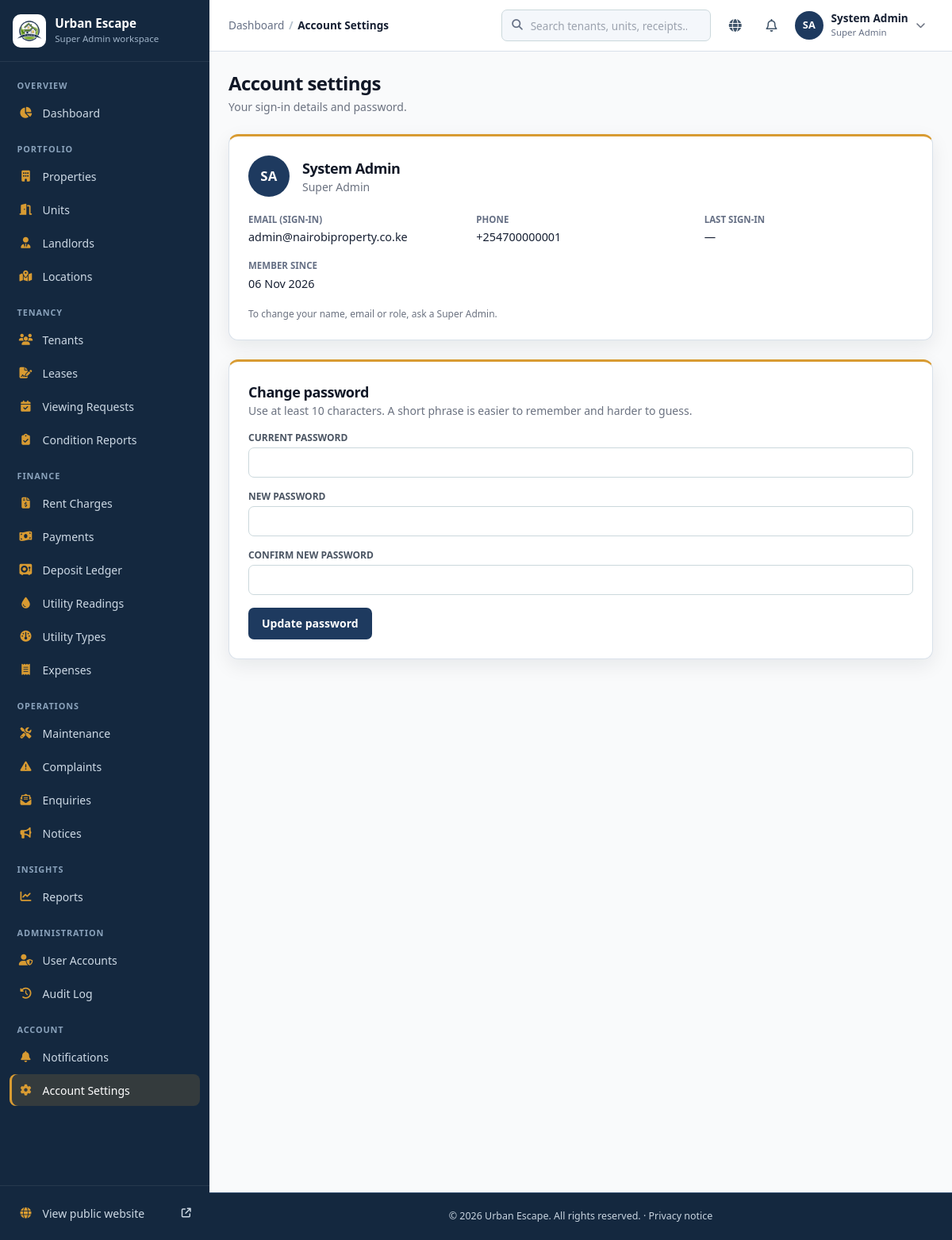
/account/settings.php (signed in), run on the app's committed database.
### tables this page shows
CREATE TABLE IF NOT EXISTS users (
    id INT AUTO_INCREMENT PRIMARY KEY,
    role_id INT NOT NULL,
    full_name VARCHAR(100) NOT NULL,
    email VARCHAR(150) NOT NULL UNIQUE,
    phone VARCHAR(20) NOT NULL,
    password_hash VARCHAR(255) NOT NULL,
    status ENUM('Active', 'Inactive', 'Suspended') DEFAULT 'Active',
    last_login TIMESTAMP NULL,
    created_at TIMESTAMP DEFAULT CURRENT_TIMESTAMP,
    updated_at TIMESTAMP DEFAULT CURRENT_TIMESTAMP ON UPDATE CURRENT_TIMESTAMP,
    FOREIGN KEY (role_id) REFERENCES roles(id) ON DELETE RESTRICT
);

CREATE TABLE IF NOT EXISTS roles (
    id INT AUTO_INCREMENT PRIMARY KEY,
    name VARCHAR(50) NOT NULL UNIQUE,
    description VARCHAR(255),
    created_at TIMESTAMP DEFAULT CURRENT_TIMESTAMP
);

### config/auth.php (called while the page is built, shortened)
<?php
function isLoggedIn() {
    return isset($_SESSION['user_id']) && !empty($_SESSION['user_id']);
}
function getCurrentUser() {
    return [
        'id' => $_SESSION['user_id'] ?? null,
        'role_id' => $_SESSION['role_id'] ?? null,
        'role_name' => $_SESSION['role_name'] ?? null,
        'full_name' => $_SESSION['full_name'] ?? '',
        'email' => $_SESSION['email'] ?? ''
    ];
}
function dashboardPathForRole($role_name) {
    if (in_array($role_name, ['Super Admin', 'Property Manager', 'Accountant'], true)) return 'admin/dashboard.php';
    return 'public/index.php?error=role_portal_unavailable';
}

### includes/functions.php (called while the page is built, shortened)
<?php
function e($string) {
    return htmlspecialchars($string ?? '', ENT_QUOTES, 'UTF-8');
}
function format_date($date) {
    $timestamp = strtotime((string)$date);
    return $timestamp ? date('d M Y', $timestamp) : (string)$date;
}

### config/modules.php (called while the page is built, shortened)
<?php
require_once __DIR__ . '/auth.php';
function app_modules(): array {
    static $modules = null;
    if ($modules !== null) return $modules;
    $managers = ['Super Admin', 'Property Manager'];
    $finance = ['Super Admin', 'Property Manager', 'Accountant'];
    $landlord = ['Landlord'];
    $caretaker = ['Caretaker'];
    $module = fn(string $group, string $label, string $icon, string $path, array $roles, string $portal = 'staff') => [
        'group' => $group, 'label' => $label, 'icon' => $icon, 'path' => $path, 'roles' => $roles, 'portal' => $portal,
    ];
}
function user_can_access_module(string $key): bool {
    $user = getCurrentUser();
    $modules = app_modules();
    return (int)$user['role_id'] === 1 || in_array($user['role_name'], $modules[$key]['roles'], true);
}
function portal_modules(string $portal): array {
    return array_filter(app_modules(), fn($module, $key) => $module['portal'] === $portal && user_can_access_module($key), ARRAY_FILTER_USE_BOTH);
}

### includes/shell.php (called while the page is built, shortened)
<?php
require_once __DIR__ . '/../config/modules.php';
require_once __DIR__ . '/functions.php';
function shell_notifications(int $userId): array {
    static $cache = [];
    if (!isset($cache[$userId])) {
        $db = db();
        $count = $db->prepare('SELECT COUNT(*) FROM notifications WHERE user_id = ? AND is_read = 0');
        $count->execute([$userId]);
        $latest = $db->prepare('SELECT id, title, message, is_read, created_at FROM notifications WHERE user_id = ? ORDER BY created_at DESC, id DESC LIMIT 6');
        $latest->execute([$userId]);
        $cache[$userId] = ['unread' => (int)$count->fetchColumn(), 'latest' => $latest->fetchAll()];
    }
    return $cache[$userId];
}
function current_module_key(): ?string {
    $script = str_replace('\\', '/', $_SERVER['SCRIPT_NAME'] ?? '');
    return null;
}
function shell_breadcrumbs(string $dashboardUrl, ?string $pageTitle): array {
    $script = str_replace('\\', '/', $_SERVER['SCRIPT_NAME'] ?? '');
    $crumbs = [['Dashboard', $dashboardUrl]];
    $key = current_module_key();
    $crumbs[] = [$pageTitle ?? 'Page', null];
    return $crumbs;
}
function user_initials(string $name): string {
    $words = preg_split('/\s+/', trim($name)) ?: [];
    $initials = '';
    foreach (array_slice($words, 0, 2) as $word) $initials .= mb_strtoupper(mb_substr($word, 0, 1));
    return $initials !== '' ? $initials : '?';
}

### account/settings.php (the view, shortened to what this page needs)
<?php
require_once __DIR__ . '/../config/auth.php';
require_once __DIR__ . '/../includes/functions.php';
require_once __DIR__ . '/../includes/shell.php';
$db = db();
$user = getCurrentUser();
$account = $db->prepare('SELECT u.full_name, u.email, u.phone, u.last_login, u.created_at, r.name AS role_name FROM users u JOIN roles r ON r.id = u.role_id WHERE u.id = ?');
$account->execute([$user['id']]);
$account = $account->fetch();
$page_title = 'Account Settings';
include __DIR__ . '/../includes/layout_top.php';
?>
<div>
    <h1 class="text-2xl font-bold text-gray-900">Account settings</h1>
    <p class="text-sm text-gray-500 mt-1">Your sign-in details and password.</p>
</div>
<div class="grid grid-cols-1 xl:grid-cols-2 gap-6 items-start max-w-5xl">
    <section class="bg-white p-6 rounded-xl border border-gray-100 shadow-sm" aria-labelledby="account-heading">
        <div class="flex items-center gap-4 mb-5">
            <span class="avatar avatar-lg" aria-hidden="true"><?php echo e(user_initials($account['full_name'])); ?></span>
            <div><h2 id="account-heading" class="font-bold text-gray-900 text-lg"><?php echo e($account['full_name']); ?></h2><p class="text-sm text-gray-500"><?php echo e($account['role_name']); ?></p></div>
        </div>
        <dl class="receipt-details my-0">
            <div><dt>Email (sign-in)</dt><dd><?php echo e($account['email']); ?></dd></div>
            <div><dt>Phone</dt><dd><?php echo e($account['phone']); ?></dd></div>
            <div><dt>Last sign-in</dt><dd><?php echo e($account['last_login'] ? date('d M Y, H:i', strtotime($account['last_login'])) : '—'); ?></dd></div>
            <div><dt>Member since</dt><dd><?php echo e(format_date($account['created_at'])); ?></dd></div>
        </dl>
        <p class="text-xs text-gray-500 mt-5"><?php echo $account['role_name'] === 'Tenant' ? 'Update your phone and emergency contact on <a class="text-primary font-semibold" href="' . BASE_URL . '/tenant/profile.php">My profile</a>.' : 'To change your name, email or role, ask a Super Admin.'; ?></p>
    </section>
    <section class="bg-white p-6 rounded-xl border border-gray-100 shadow-sm" aria-labelledby="password-heading">
        <h2 id="password-heading" class="font-bold text-gray-900 text-lg">Change password</h2>
        <p class="text-sm text-gray-500 mb-4">Use at least 10 characters. A short phrase is easier to remember and harder to guess.</p>
        <form method="post" class="space-y-4">
            <div><label for="current_password" class="block text-xs font-semibold text-gray-600 uppercase mb-1">Current password</label>
                <input id="current_password" type="password" name="current_password" required autocomplete="current-password" class="w-full px-3 py-2 border border-gray-300 rounded-lg text-sm"></div>
            <div><label for="new_password" class="block text-xs font-semibold text-gray-600 uppercase mb-1">New password</label>
                <input id="new_password" type="password" name="new_password" required minlength="10" autocomplete="new-password" class="w-full px-3 py-2 border border-gray-300 rounded-lg text-sm"></div>
            <div><label for="confirm_password" class="block text-xs font-semibold text-gray-600 uppercase mb-1">Confirm new password</label>
                <input id="confirm_password" type="password" name="confirm_password" required minlength="10" autocomplete="new-password" class="w-full px-3 py-2 border border-gray-300 rounded-lg text-sm"></div>
            <button type="submit" class="btn btn-primary">Update password</button>
        </form>
    </section>
</div>
<?php include __DIR__ . '/../includes/layout_bottom.php'; ?>

### includes/sidebar.php (shortened to what this page needs)
<?php
require_once __DIR__ . '/shell.php';
$currentUser = getCurrentUser();
$role = $currentUser['role_name'] ?? 'Guest';
$dashboardPath = dashboardPathForRole($role);
if (!function_exists('sidebarLink')) {
    function sidebarLink($path, $icon, $label, $badge = 0) {
        $url = BASE_URL . '/' . ltrim($path, '/');
        $target = '/' . ltrim(strtok($path, '?#'), '/');
        $script = str_replace('\\', '/', $_SERVER['SCRIPT_NAME'] ?? '');
        $active = $target !== '/' && substr($script, -strlen($target)) === $target && strpos($path, '#') === false;
        echo '<a href="' . e($url) . '" class="sidebar-link"' . ($active ? ' aria-current="page"' : '') . '>';
        echo '<i class="fa-solid ' . e($icon) . '" aria-hidden="true"></i><span>' . e($label) . '</span>';
        echo '</a>';
    }
    function sidebarHeading($label) {
        echo '<p class="sidebar-heading">' . e($label) . '</p>';
    }
    function sidebarModules(string $portal, array $badges = []) {
        $lastGroup = '';
        foreach (portal_modules($portal) as $key => $module) {
            if ($module['group'] !== $lastGroup) { sidebarHeading($module['group']); $lastGroup = $module['group']; }
        }
    }
}
$unreadNotices = $currentUser ? shell_notifications((int)$currentUser['id'])['unread'] : 0;
?>
<aside id="sidebar" class="app-sidebar" aria-label="Sidebar">
    <div class="sidebar-brand">
        <a href="<?php echo e(BASE_URL . '/' . $dashboardPath); ?>">
            <img src="<?php echo BASE_URL; ?>/assets/houselogo.avif" alt="">
            <span><strong><?php echo e(APP_NAME); ?></strong><small><?php echo e($role); ?> workspace</small></span>
        </a>
    </div>
    <nav class="sidebar-nav" aria-label="<?php echo e($role); ?> navigation">
        <?php if ($currentUser) { sidebarHeading('Overview'); sidebarLink($dashboardPath, 'fa-chart-pie', 'Dashboard'); } ?>
        <?php if (in_array($role, STAFF_ROLES, true)): ?>
            <?php sidebarModules('staff', shell_module_badges()); ?>
        <?php elseif ($role === 'Landlord'): ?>
            <?php sidebarModules('landlord'); ?>
        <?php elseif ($role === 'Caretaker'): ?>
            <?php sidebarHeading('Work'); sidebarLink('caretaker/dashboard.php#assigned-requests', 'fa-screwdriver-wrench', 'Assigned Requests'); ?>
            <?php sidebarModules('caretaker'); ?>
        <?php endif; ?>
        <?php if ($currentUser): ?>
            <?php sidebarLink('account/settings.php', 'fa-gear', 'Account Settings'); ?>
        <?php endif; ?>
    </nav>
    <div class="sidebar-footer">
        <a class="sidebar-link" href="<?php echo BASE_URL; ?>/" target="_blank" rel="noopener"><i class="fa-solid fa-globe" aria-hidden="true"></i><span>View public website</span><i class="fa-solid fa-arrow-up-right-from-square ml-auto text-xs" aria-hidden="true"></i><span class="sr-only">(opens in a new tab)</span></a>
    </div>
</aside>

### includes/navbar.php (shortened to what this page needs)
<?php
require_once __DIR__ . '/../config/auth.php';
require_once __DIR__ . '/functions.php';
$currentUser = getCurrentUser();
$isPublicPage = strpos($_SERVER['SCRIPT_NAME'] ?? '', '/public/') !== false || basename($_SERVER['SCRIPT_NAME'] ?? '') === 'index.php';
$role = $currentUser['role_name'] ?? '';
$dashboardUrl = $currentUser ? BASE_URL . '/' . dashboardPathForRole($role) : '';
?>
<?php if ($isPublicPage): ?>
<header class="public-header">
  <div class="site-container public-header-inner">
    <a class="brand" href="<?php echo BASE_URL; ?>/" aria-label="<?php echo e(APP_NAME); ?> home"><img class="brand-logo" src="<?php echo BASE_URL; ?>/assets/houselogo.avif" alt=""><span><?php echo e(APP_NAME); ?></span></a>
    <button type="button" class="mobile-menu-toggle" aria-controls="public-navigation" aria-expanded="false" aria-label="Open navigation"><span></span><span></span><span></span></button>
    <nav id="public-navigation" class="public-navigation" aria-label="Main navigation">
      <a href="<?php echo BASE_URL; ?>/" <?php echo basename($_SERVER['SCRIPT_NAME'] ?? '') === 'index.php' ? 'aria-current="page"' : ''; ?>>Home</a>
      <a href="<?php echo BASE_URL; ?>/public/properties.php">Properties</a>
      <a href="<?php echo BASE_URL; ?>/#services">Services</a>
      <a href="<?php echo BASE_URL; ?>/#about">About</a>
      <a href="<?php echo BASE_URL; ?>/public/contact.php">Contact</a>
      <span class="public-nav-actions">
        <?php if ($currentUser): ?>
          <?php if ($dashboardUrl !== ''): ?><a class="nav-login" href="<?php echo $dashboardUrl; ?>">My dashboard</a><?php endif; ?>
          <form method="post" action="<?php echo BASE_URL; ?>/api/logout.php"><?php echo csrf_field(); ?><button class="nav-cta" type="submit">Log out</button></form>
        <?php else: ?>
           <a class="nav-login" href="<?php echo BASE_URL; ?>/public/register.php">Register</a>
          <a class="nav-login" href="<?php echo BASE_URL; ?>/public/login.php">Log in</a>
          <a class="nav-cta" href="<?php echo BASE_URL; ?>/public/properties.php">Find a home</a>
        <?php endif; ?>
      </span>
    </nav>
  </div>
</header>
<?php else:
    require_once __DIR__ . '/shell.php';
    $isStaff = in_array($role, STAFF_ROLES, true);
    $crumbs = shell_breadcrumbs($dashboardUrl, $page_title ?? null);
    $bell = $currentUser ? shell_notifications((int)$currentUser['id']) : ['unread' => 0, 'latest' => []];
?>
<header class="app-topbar">
  <div class="app-topbar-inner">
    <nav class="topbar-breadcrumb hidden sm:block" aria-label="Breadcrumb"><ol>
      <?php foreach ($crumbs as $index => [$label, $url]): $isLast = $index === count($crumbs) - 1; ?>
        <li<?php echo $isLast ? ' aria-current="page"' : ''; ?>><?php if ($url && !$isLast): ?><a href="<?php echo e($url); ?>"><?php echo e($label); ?></a><?php else: ?><?php echo e($label); ?><?php endif; ?></li>
      <?php endforeach; ?>
    </ol></nav>
    <div class="topbar-actions">
      <?php if ($isStaff): ?>
        <form class="topbar-search hidden md:flex" action="<?php echo BASE_URL; ?>/admin/search.php" method="get" role="search">
          <input id="topbar-search-input" type="search" name="q" placeholder="Search tenants, units, receipts…" value="<?php echo e(is_string($_GET['q'] ?? null) && strpos($_SERVER['SCRIPT_NAME'] ?? '', '/admin/search.php') !== false ? $_GET['q'] : ''); ?>">
        </form>
      <?php endif; ?>
      <a class="topbar-icon hidden sm:inline-flex" href="<?php echo BASE_URL; ?>/" target="_blank" rel="noopener" title="View public website" aria-label="View public website (opens in a new tab)"><i class="fa-solid fa-globe" aria-hidden="true"></i></a>
      <details class="topbar-menu">
        <summary class="topbar-icon" aria-label="Notifications<?php echo $bell['unread'] ? ', ' . $bell['unread'] . ' unread' : ''; ?>">
          <i class="fa-regular fa-bell" aria-hidden="true"></i>
        </summary>
      </details>
      <details class="topbar-menu">
        <summary class="topbar-user" aria-label="Account menu for <?php echo e($currentUser['full_name'] ?? ''); ?>">
          <span class="avatar" aria-hidden="true"><?php echo e(user_initials($currentUser['full_name'] ?? '')); ?></span>
          <span class="topbar-user-text hidden md:block"><strong><?php echo e($currentUser['full_name'] ?? ''); ?></strong><small><?php echo e($role); ?></small></span>
          <i class="fa-solid fa-chevron-down text-xs text-gray-500 hidden md:inline" aria-hidden="true"></i>
        </summary>
      </details>
    </div>
  </div>
</header>
<?php endif; ?>

### data on the page
users: role.name "Super Admin", full_name "SA", full_name "System Admin", email "admin@nairobiproperty.co.ke", phone "+254700000001", last_login "—", created_at "06 Nov 2026"

### other printed values
APP_NAME "Urban Escape"
$label "OVERVIEW ACCOUNT"
$label "Dashboard Notifications Account Settings"
$label "PORTFOLIO"
$label "Properties"
$label "Units"
$label "Landlords"
$label "Locations"
$label "TENANCY"
$label "Tenants"
$label "Leases"
$label "Viewing Requests"
$label "Condition Reports"
$label "FINANCE"
$label "Rent Charges"
